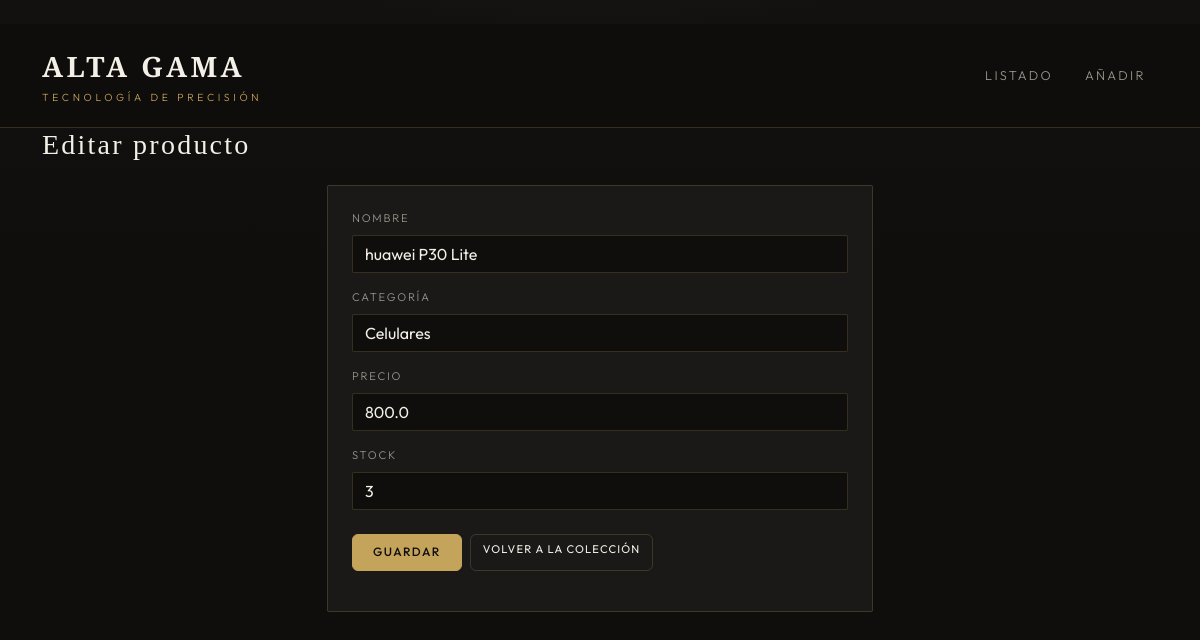
The app's page /productos/2/editar with its own data.
### tables this page shows
CREATE TABLE productos (
                id INTEGER PRIMARY KEY AUTOINCREMENT,
                nombre TEXT NOT NULL,
                categoria TEXT NOT NULL,
                precio REAL NOT NULL,
                stock INTEGER NOT NULL
            );

### app.py (the view, shortened to what this page needs)
@app.route("/productos/<int:producto_id>/editar", methods=["GET", "POST"])
def editar(producto_id):
    with get_db() as db:
        row = db.execute(
            "SELECT id, nombre, categoria, precio, stock FROM productos WHERE id = ?",
            (producto_id,),
        ).fetchone()
    if not row:
        flash("Producto no encontrado.", "warning")
        return redirect(url_for("listar"))
    return render_template(
        "formulario.html",
        producto=dict(row),
        titulo="Editar producto",
    )

### app.py (called while the page is built)
def get_db():
    conn = sqlite3.connect(DATABASE)
    conn.row_factory = sqlite3.Row
    return conn

### templates/formulario.html (shortened to what this page needs)
{% extends "base.html" %}
{% block content %}
<div class="mb-4 ag-form-hero">
    <h1 class="mb-0">{{ titulo }}</h1>
</div>
<div class="row justify-content-center">
    <div class="col-lg-6">
        <div class="card ag-form-card shadow-none">
            <div class="card-body p-4">
                <form method="post" action="{{ url_for('editar', producto_id=producto.id) if producto else url_for('registrar') }}">
                    <div class="mb-3">
                        <label for="nombre" class="form-label">Nombre</label>
                        <input type="text" class="form-control" id="nombre" name="nombre" required
                               value="{{ producto.nombre if producto else '' }}">
                    </div>
                    <div class="mb-3">
                        <label for="categoria" class="form-label">Categoría</label>
                        <input type="text" class="form-control" id="categoria" name="categoria" required
                               value="{{ producto.categoria if producto else '' }}"
                               placeholder="Ej. Portátiles, Accesorios">
                    </div>
                    <div class="mb-3">
                        <label for="precio" class="form-label">Precio</label>
                        <input type="number" step="0.01" min="0" class="form-control" id="precio" name="precio" required
                               value="{{ producto.precio if producto else '' }}">
                    </div>
                    <div class="mb-4">
                        <label for="stock" class="form-label">Stock</label>
                        <input type="number" min="0" step="1" class="form-control" id="stock" name="stock" required
                               value="{{ producto.stock if producto else '' }}">
                    </div>
                    <div class="d-flex flex-wrap gap-2">
                        <button type="submit" class="btn ag-btn-gold">Guardar</button>
                        <a href="{{ url_for('listar') }}" class="btn ag-btn-ghost">Volver a la colección</a>
                    </div>
                </form>
            </div>
        </div>
    </div>
</div>
{% endblock %}

### templates/base.html (style rules this page uses)
:root { --ag-bg: #0f0e0d; --ag-surface: #1a1918; --ag-elevated: #22211f; --ag-cream: #f4f0e8; --ag-muted: #9a948a; --ag-gold: #c4a35a; --ag-gold-dim: #8a753f; --ag-line: rgba(196, 163, 90, 0.22); }
body.ag-body { font-family: "Outfit", system-ui, sans-serif; font-weight: 300; color: var(--ag-cream); background: var(--ag-bg); min-height: 100vh; letter-spacing: 0.02em; }
body.ag-body::before { content: ""; position: fixed; inset: 0; background: radial-gradient(ellipse 80% 50% at 50% -20%, rgba(196, 163, 90, 0.08), transparent 50%), linear-gradient(180deg, #121110 0%, var(--ag-bg) 35%); pointer-events: none; z-index: 0; }
.ag-btn-gold { --bs-btn-color: var(--ag-bg); --bs-btn-bg: var(--ag-gold); --bs-btn-border-color: var(--ag-gold); --bs-btn-hover-bg: #d4b56a; --bs-btn-hover-border-color: #d4b56a; --bs-btn-font-weight: 500; letter-spacing: 0.12em; text-transform: uppercase; font-size: 0.75rem; padding: 0.55rem 1.25rem; }
.ag-btn-ghost { --bs-btn-color: var(--ag-cream); --bs-btn-border-color: var(--ag-line); --bs-btn-hover-bg: rgba(196, 163, 90, 0.12); --bs-btn-hover-border-color: var(--ag-gold); letter-spacing: 0.1em; text-transform: uppercase; font-size: 0.7rem; }

### templates/formulario.html (style rules this page uses)
.ag-form-hero h1 { font-family: "Cormorant Garamond", Georgia, serif; font-weight: 500; font-size: 1.75rem; letter-spacing: 0.08em; color: var(--ag-cream); }
.ag-form-card { background: var(--ag-surface); border: 1px solid var(--ag-line); border-radius: 2px; }
.ag-form-card .form-label { font-size: 0.7rem; letter-spacing: 0.16em; text-transform: uppercase; color: var(--ag-muted); }
.ag-form-card .form-control { background: var(--ag-bg); border: 1px solid var(--ag-line); color: var(--ag-cream); border-radius: 2px; }
.ag-form-card .form-control::placeholder { color: var(--ag-muted); opacity: 0.6; }
.ag-form-card input[type="number"] { -moz-appearance: textfield; appearance: textfield; }

### records on screen
productos: nombre "huawei P30 Lite", categoria "Celulares", precio "800.0", stock "3"

### other values on screen
{{ titulo }} "Editar producto"
